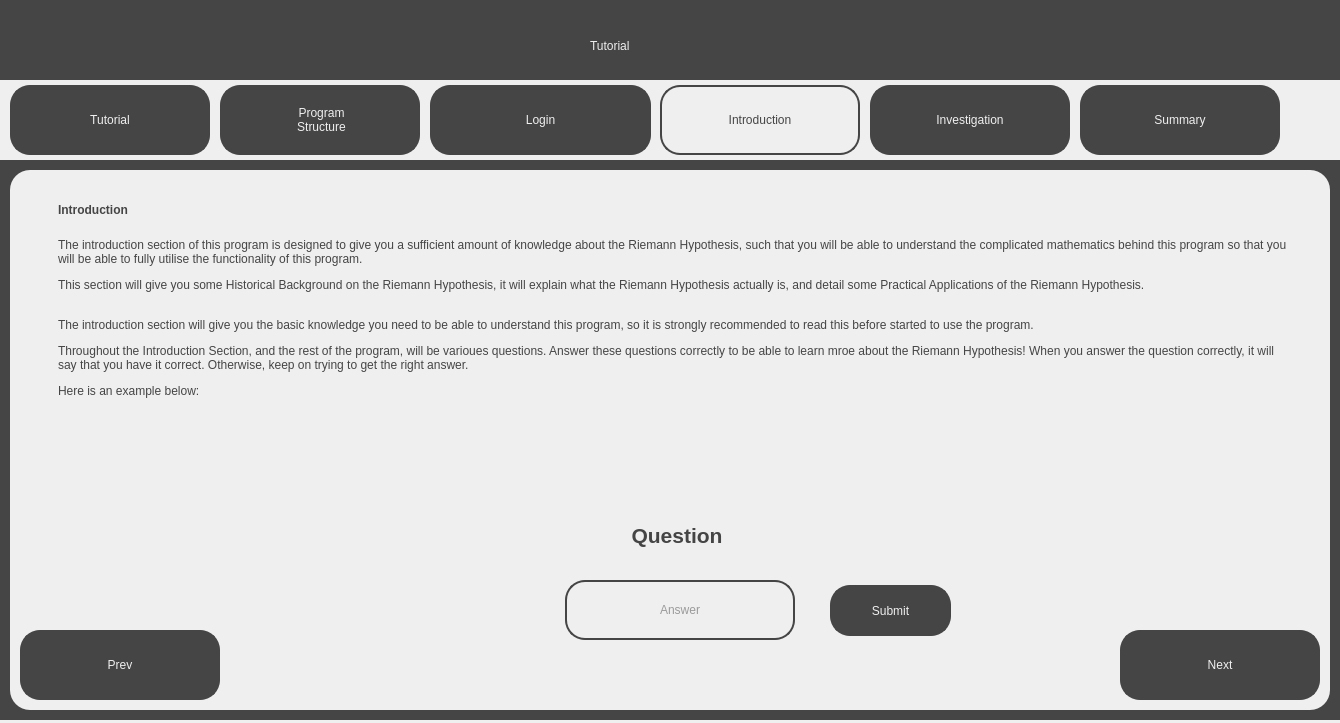
<?xml version="1.0" encoding="UTF-8"?>
<ui version="4.0">
 <class>IntroductionTutorialScreen</class>
 <widget class="QDialog" name="IntroductionTutorialScreen">
  <property name="geometry">
   <rect>
    <x>0</x>
    <y>0</y>
    <width>1340</width>
    <height>723</height>
   </rect>
  </property>
  <property name="windowTitle">
   <string>Visualising the Riemann Hypothesis - Tutorial</string>
  </property>
  <property name="toolTipDuration">
   <number>0</number>
  </property>
  <property name="sizeGripEnabled">
   <bool>false</bool>
  </property>
  <widget class="QWidget" name="widget" native="true">
   <property name="geometry">
    <rect>
     <x>0</x>
     <y>0</y>
     <width>1340</width>
     <height>720</height>
    </rect>
   </property>
   <property name="styleSheet">
    <string notr="true">background-color: rgb(69, 69, 69);</string>
   </property>
   <widget class="QLabel" name="Title">
    <property name="geometry">
     <rect>
      <x>590</x>
      <y>20</y>
      <width>161</width>
      <height>51</height>
     </rect>
    </property>
    <property name="styleSheet">
     <string notr="true">font: 36pt &quot;Sans Serif&quot;; color:rgb(239, 239, 239)</string>
    </property>
    <property name="text">
     <string>Tutorial</string>
    </property>
   </widget>
   <widget class="QWidget" name="TabBar" native="true">
    <property name="geometry">
     <rect>
      <x>0</x>
      <y>80</y>
      <width>1340</width>
      <height>80</height>
     </rect>
    </property>
    <property name="styleSheet">
     <string notr="true">background-color: rgb(239, 239, 239);</string>
    </property>
    <widget class="QPushButton" name="TutorialTab">
     <property name="geometry">
      <rect>
       <x>10</x>
       <y>5</y>
       <width>200</width>
       <height>70</height>
      </rect>
     </property>
     <property name="cursor">
      <cursorShape>PointingHandCursor</cursorShape>
     </property>
     <property name="styleSheet">
      <string notr="true">border: 2px solid;
border-radius: 20px;
border-color:rgb(69, 69, 69);
background-color: rgb(69, 69, 69);
font: 18pt &quot;Sans Serif&quot;; color:rgb(239, 239, 239);
</string>
     </property>
     <property name="text">
      <string>Tutorial</string>
     </property>
    </widget>
    <widget class="QPushButton" name="LoginTab">
     <property name="geometry">
      <rect>
       <x>430</x>
       <y>5</y>
       <width>221</width>
       <height>70</height>
      </rect>
     </property>
     <property name="cursor">
      <cursorShape>PointingHandCursor</cursorShape>
     </property>
     <property name="styleSheet">
      <string notr="true">border: 2px solid;
border-radius: 20px;
border-color:rgb(69, 69, 69);
background-color: rgb(69, 69, 69);
font: 18pt &quot;Sans Serif&quot;; color:rgb(239, 239, 239);
</string>
     </property>
     <property name="text">
      <string>Login</string>
     </property>
    </widget>
    <widget class="QPushButton" name="IntroductionTab">
     <property name="geometry">
      <rect>
       <x>660</x>
       <y>5</y>
       <width>200</width>
       <height>70</height>
      </rect>
     </property>
     <property name="cursor">
      <cursorShape>PointingHandCursor</cursorShape>
     </property>
     <property name="styleSheet">
      <string notr="true">border: 2px solid;
border-radius: 20px;
border-color:rgb(69, 69, 69);
background-color: rgb(239, 239, 239);
font: 18pt &quot;Sans Serif&quot;; color:rgb(69, 69, 69);
</string>
     </property>
     <property name="text">
      <string>Introduction</string>
     </property>
    </widget>
    <widget class="QPushButton" name="InvestigationTab">
     <property name="geometry">
      <rect>
       <x>870</x>
       <y>5</y>
       <width>200</width>
       <height>70</height>
      </rect>
     </property>
     <property name="cursor">
      <cursorShape>PointingHandCursor</cursorShape>
     </property>
     <property name="styleSheet">
      <string notr="true">border: 2px solid;
border-radius: 20px;
border-color:rgb(69, 69, 69);
background-color: rgb(69, 69, 69);
font: 18pt &quot;Sans Serif&quot;; color:rgb(239, 239, 239);
</string>
     </property>
     <property name="text">
      <string>Investigation</string>
     </property>
    </widget>
    <widget class="QPushButton" name="SummaryTab">
     <property name="geometry">
      <rect>
       <x>1080</x>
       <y>5</y>
       <width>200</width>
       <height>70</height>
      </rect>
     </property>
     <property name="cursor">
      <cursorShape>PointingHandCursor</cursorShape>
     </property>
     <property name="styleSheet">
      <string notr="true">border: 2px solid;
border-radius: 20px;
border-color:rgb(69, 69, 69);
background-color: rgb(69, 69, 69);
font: 18pt &quot;Sans Serif&quot;; color:rgb(239, 239, 239);
</string>
     </property>
     <property name="text">
      <string>Summary</string>
     </property>
    </widget>
    <widget class="QPushButton" name="ProgramStructureTab">
     <property name="geometry">
      <rect>
       <x>220</x>
       <y>5</y>
       <width>200</width>
       <height>70</height>
      </rect>
     </property>
     <property name="cursor">
      <cursorShape>PointingHandCursor</cursorShape>
     </property>
     <property name="styleSheet">
      <string notr="true">border-radius: 20px;
background-color: rgba(0, 0, 0, 0);
font: 18pt &quot;Sans Serif&quot;;
</string>
     </property>
     <property name="text">
      <string/>
     </property>
    </widget>
    <widget class="QLabel" name="ProgramStructureLabel">
     <property name="geometry">
      <rect>
       <x>220</x>
       <y>5</y>
       <width>200</width>
       <height>70</height>
      </rect>
     </property>
     <property name="styleSheet">
      <string notr="true">border: 2px solid;
border-radius: 20px;
border-color:rgb(69, 69, 69);
background-color: rgb(69, 69, 69);
font: 18pt &quot;Sans Serif&quot;; color:rgb(239, 239, 239);
</string>
     </property>
     <property name="text">
      <string>&lt;html&gt;&lt;head/&gt;&lt;body&gt;&lt;p align=&quot;center&quot;&gt;Program&lt;br/&gt;Structure&lt;/p&gt;&lt;/body&gt;&lt;/html&gt;</string>
     </property>
    </widget>
    <zorder>TutorialTab</zorder>
    <zorder>LoginTab</zorder>
    <zorder>IntroductionTab</zorder>
    <zorder>InvestigationTab</zorder>
    <zorder>SummaryTab</zorder>
    <zorder>ProgramStructureLabel</zorder>
    <zorder>ProgramStructureTab</zorder>
   </widget>
   <widget class="QWidget" name="MainWidget" native="true">
    <property name="geometry">
     <rect>
      <x>10</x>
      <y>170</y>
      <width>1320</width>
      <height>540</height>
     </rect>
    </property>
    <property name="styleSheet">
     <string notr="true">background-color: rgb(239, 239, 239);
border-radius: 20px;</string>
    </property>
    <widget class="QPushButton" name="PrevButton">
     <property name="geometry">
      <rect>
       <x>10</x>
       <y>460</y>
       <width>200</width>
       <height>70</height>
      </rect>
     </property>
     <property name="cursor">
      <cursorShape>PointingHandCursor</cursorShape>
     </property>
     <property name="styleSheet">
      <string notr="true">border: 2px solid;
border-radius: 20px;
border-color:rgb(69, 69, 69);
background-color: rgb(69, 69, 69);
font: 18pt &quot;Sans Serif&quot;; color:rgb(239, 239, 239);
</string>
     </property>
     <property name="text">
      <string>Prev</string>
     </property>
    </widget>
    <widget class="QPushButton" name="NextButton">
     <property name="geometry">
      <rect>
       <x>1110</x>
       <y>460</y>
       <width>200</width>
       <height>70</height>
      </rect>
     </property>
     <property name="cursor">
      <cursorShape>PointingHandCursor</cursorShape>
     </property>
     <property name="styleSheet">
      <string notr="true">border: 2px solid;
border-radius: 20px;
border-color:rgb(69, 69, 69);
background-color: rgb(69, 69, 69);
font: 18pt &quot;Sans Serif&quot;; color:rgb(239, 239, 239);
</string>
     </property>
     <property name="text">
      <string>Next</string>
     </property>
    </widget>
    <widget class="QLabel" name="SubTitleText">
     <property name="geometry">
      <rect>
       <x>40</x>
       <y>20</y>
       <width>311</width>
       <height>41</height>
      </rect>
     </property>
     <property name="styleSheet">
      <string notr="true">font: 25pt &quot;Sans Serif&quot;; color:rgb(69, 69, 69);
background-color: rgb(239, 239, 239); padding: 5px;</string>
     </property>
     <property name="text">
      <string>&lt;html&gt;&lt;head/&gt;&lt;body&gt;&lt;p&gt;&lt;span style=&quot; font-weight:600;&quot;&gt;Introduction&lt;/span&gt;&lt;/p&gt;&lt;/body&gt;&lt;/html&gt;</string>
     </property>
    </widget>
    <widget class="QLabel" name="MainText">
     <property name="geometry">
      <rect>
       <x>40</x>
       <y>60</y>
       <width>1251</width>
       <height>391</height>
      </rect>
     </property>
     <property name="styleSheet">
      <string notr="true">font: 13pt &quot;Sans Serif&quot;; color:rgb(69, 69, 69);
background-color: rgb(239, 239, 239); padding: 5px;</string>
     </property>
     <property name="text">
      <string>&lt;html&gt;&lt;head/&gt;&lt;body&gt;&lt;p&gt;The introduction section of this program is designed to give you a sufficient amount of knowledge about the Riemann Hypothesis, such that you will be able to understand the complicated mathematics behind this program so that you will be able to fully utilise the functionality of this program.&lt;/p&gt;&lt;p&gt;This section will give you some Historical Background on the Riemann Hypothesis, it will explain what the Riemann Hypothesis actually is, and detail some Practical Applications of the Riemann Hypothesis.&lt;/p&gt;&lt;p&gt;&lt;br/&gt;The introduction section will give you the basic knowledge you need to be able to understand this program, so it is strongly recommended to read this before started to use the program.&lt;/p&gt;&lt;p&gt;Throughout the Introduction Section, and the rest of the program, will be varioues questions. Answer these questions correctly to be able to learn mroe about the Riemann Hypothesis! When you answer the question correctly, it will say that you have it correct. Otherwise, keep on trying to get the right answer.&lt;/p&gt;&lt;p&gt;Here is an example below:&lt;/p&gt;&lt;p&gt;&lt;br/&gt;&lt;/p&gt;&lt;p&gt;&lt;br/&gt;&lt;/p&gt;&lt;/body&gt;&lt;/html&gt;</string>
     </property>
     <property name="alignment">
      <set>Qt::AlignLeading|Qt::AlignLeft|Qt::AlignTop</set>
     </property>
     <property name="wordWrap">
      <bool>true</bool>
     </property>
    </widget>
    <widget class="QLineEdit" name="QuestionInput">
     <property name="geometry">
      <rect>
       <x>555</x>
       <y>410</y>
       <width>230</width>
       <height>60</height>
      </rect>
     </property>
     <property name="styleSheet">
      <string notr="true">background-color: rgb(239, 239, 239);
color: rgb(69, 69, 69);
font: 18pt &quot;Sans Serif&quot;;
border: 2px solid;
border-radius: 20px;
border-color:rgb(69, 69, 69);</string>
     </property>
     <property name="text">
      <string/>
     </property>
     <property name="cursorPosition">
      <number>0</number>
     </property>
     <property name="alignment">
      <set>Qt::AlignCenter</set>
     </property>
     <property name="placeholderText">
      <string>Answer</string>
     </property>
    </widget>
    <widget class="QLabel" name="QuestionText">
     <property name="geometry">
      <rect>
       <x>470</x>
       <y>330</y>
       <width>391</width>
       <height>71</height>
      </rect>
     </property>
     <property name="styleSheet">
      <string notr="true">font: 25pt &quot;Sans Serif&quot;; color:rgb(69, 69, 69);
background-color: rgb(239, 239, 239); padding: 5px;</string>
     </property>
     <property name="text">
      <string>&lt;html&gt;&lt;head/&gt;&lt;body&gt;&lt;p align=&quot;center&quot;&gt;&lt;span style=&quot; font-size:16pt; font-weight:600;&quot;&gt;Question&lt;/span&gt;&lt;/p&gt;&lt;/body&gt;&lt;/html&gt;</string>
     </property>
     <property name="wordWrap">
      <bool>true</bool>
     </property>
    </widget>
    <widget class="QLabel" name="MessageLabel">
     <property name="geometry">
      <rect>
       <x>405</x>
       <y>480</y>
       <width>530</width>
       <height>41</height>
      </rect>
     </property>
     <property name="styleSheet">
      <string notr="true">color: rgb(0, 140, 0);
font: 18pt &quot;Sans Serif&quot;;</string>
     </property>
     <property name="text">
      <string>&lt;html&gt;&lt;head/&gt;&lt;body&gt;&lt;p align=&quot;center&quot;&gt;&lt;br/&gt;&lt;/p&gt;&lt;/body&gt;&lt;/html&gt;</string>
     </property>
    </widget>
    <widget class="QPushButton" name="SubmitButton">
     <property name="geometry">
      <rect>
       <x>820</x>
       <y>415</y>
       <width>121</width>
       <height>51</height>
      </rect>
     </property>
     <property name="cursor">
      <cursorShape>PointingHandCursor</cursorShape>
     </property>
     <property name="styleSheet">
      <string notr="true">border: 2px solid;
border-radius: 20px;
border-color:rgb(69, 69, 69);
background-color: rgb(69, 69, 69);
font: 18pt &quot;Sans Serif&quot;; color:rgb(239, 239, 239);
</string>
     </property>
     <property name="text">
      <string>Submit</string>
     </property>
    </widget>
    <zorder>SubTitleText</zorder>
    <zorder>PrevButton</zorder>
    <zorder>NextButton</zorder>
    <zorder>MainText</zorder>
    <zorder>QuestionText</zorder>
    <zorder>QuestionInput</zorder>
    <zorder>MessageLabel</zorder>
    <zorder>SubmitButton</zorder>
   </widget>
  </widget>
 </widget>
 <resources/>
 <connections/>
</ui>
